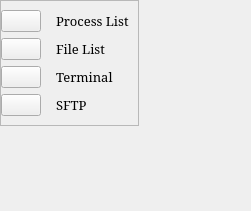
                      <widget class="QWidget" name="act_btn">
                       <property name="geometry">
                        <rect>
                         <x>0</x>
                         <y>0</y>
                         <width>251</width>
                         <height>211</height>
                        </rect>
                       </property>
                       <attribute name="icon">
                        <iconset resource="../static/res.qrc">
                         <normaloff>:/newPrefix/icons/icons/feather/activity.svg</normaloff>:/newPrefix/icons/icons/feather/activity.svg</iconset>
                       </attribute>
                       <attribute name="label">
                        <string>Activities</string>
                       </attribute>
                       <layout class="QHBoxLayout" name="horizontalLayout_11">
                        <property name="spacing">
                         <number>0</number>
                        </property>
                        <property name="leftMargin">
                         <number>0</number>
                        </property>
                        <property name="topMargin">
                         <number>0</number>
                        </property>
                        <property name="rightMargin">
                         <number>0</number>
                        </property>
                        <property name="bottomMargin">
                         <number>0</number>
                        </property>
                        <item alignment="Qt::AlignLeft|Qt::AlignTop">
                         <widget class="QFrame" name="Activities_Frame">
                          <property name="frameShape">
                           <enum>QFrame::StyledPanel</enum>
                          </property>
                          <property name="frameShadow">
                           <enum>QFrame::Raised</enum>
                          </property>
                          <layout class="QGridLayout" name="gridLayout_3">
                           <property name="leftMargin">
                            <number>0</number>
                           </property>
                           <property name="horizontalSpacing">
                            <number>15</number>
                           </property>
                           <item row="1" column="0">
                            <widget class="QPushButton" name="file_list_btn">
                             <property name="text">
                              <string/>
                             </property>
                             <property name="icon">
                              <iconset resource="../static/res.qrc">
                               <normaloff>:/newPrefix/icons/icons/feather/file.svg</normaloff>:/newPrefix/icons/icons/feather/file.svg</iconset>
                             </property>
                             <property name="iconSize">
                              <size>
                               <width>32</width>
                               <height>32</height>
                              </size>
                             </property>
                            </widget>
                           </item>
                           <item row="2" column="0">
                            <widget class="QPushButton" name="terminal_btn">
                             <property name="text">
                              <string/>
                             </property>
                             <property name="icon">
                              <iconset resource="../static/res.qrc">
                               <normaloff>:/newPrefix/icons/icons/feather/terminal.svg</normaloff>:/newPrefix/icons/icons/feather/terminal.svg</iconset>
                             </property>
                             <property name="iconSize">
                              <size>
                               <width>32</width>
                               <height>32</height>
                              </size>
                             </property>
                            </widget>
                           </item>
                           <item row="2" column="1">
                            <widget class="QLabel" name="Terminal">
                             <property name="font">
                              <font>
                               <family>Constantia</family>
                               <pointsize>10</pointsize>
                              </font>
                             </property>
                             <property name="text">
                              <string>Terminal</string>
                             </property>
                            </widget>
                           </item>
                           <item row="0" column="0">
                            <widget class="QPushButton" name="process_list_btn">
                             <property name="text">
                              <string/>
                             </property>
                             <property name="icon">
                              <iconset resource="../static/res.qrc">
                               <normaloff>:/newPrefix/icons/icons/cil-list.png</normaloff>:/newPrefix/icons/icons/cil-list.png</iconset>
                             </property>
                             <property name="iconSize">
                              <size>
                               <width>32</width>
                               <height>32</height>
                              </size>
                             </property>
                            </widget>
                           </item>
                           <item row="0" column="1">
                            <widget class="QLabel" name="Process_List">
                             <property name="font">
                              <font>
                               <family>Constantia</family>
                               <pointsize>10</pointsize>
                              </font>
                             </property>
                             <property name="text">
                              <string>Process List</string>
                             </property>
                            </widget>
                           </item>
                           <item row="1" column="1">
                            <widget class="QLabel" name="File_List">
                             <property name="font">
                              <font>
                               <family>Constantia</family>
                               <pointsize>10</pointsize>
                              </font>
                             </property>
                             <property name="text">
                              <string>File List</string>
                             </property>
                            </widget>
                           </item>
                           <item row="3" column="0">
                            <widget class="QPushButton" name="sftp_btn">
                             <property name="text">
                              <string/>
                             </property>
                             <property name="icon">
                              <iconset resource="../static/res.qrc">
                               <normaloff>:/newPrefix/icons/icons/feather/share-2.svg</normaloff>:/newPrefix/icons/icons/feather/share-2.svg</iconset>
                             </property>
                             <property name="iconSize">
                              <size>
                               <width>32</width>
                               <height>32</height>
                              </size>
                             </property>
                            </widget>
                           </item>
                           <item row="3" column="1">
                            <widget class="QLabel" name="SFTP">
                             <property name="font">
                              <font>
                               <family>Constantia</family>
                               <pointsize>10</pointsize>
                              </font>
                             </property>
                             <property name="text">
                              <string>SFTP</string>
                             </property>
                            </widget>
                           </item>
                          </layout>
                         </widget>
                        </item>
                       </layout>
                      </widget>
